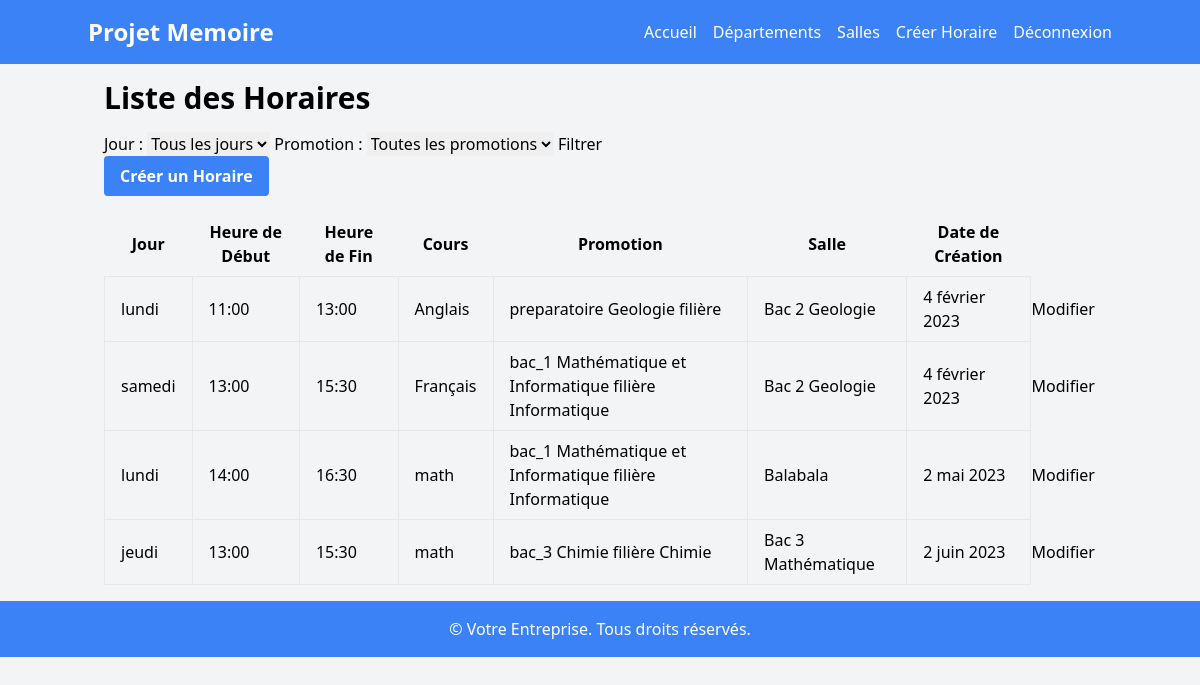
The app's page / (signed in) with its own data.
### horaire/models.py (models this page shows, shortened)
class Horaire (models.Model):
    jour = models.CharField(max_length=50,choices=type_day)
    heure_debut = models.TimeField()
    heure_fin = models.TimeField()
    cours = models.CharField(max_length=100)
    promotion = models.ForeignKey(Departement,on_delete=models.CASCADE)
    salles = models.ForeignKey(Salles,on_delete=models.CASCADE)
    date_creation = models.DateField()

class Departement(models.Model):
    departement = models.CharField(max_length=100,unique=True)
    filiere = models.CharField(max_length=100,unique=True,blank=True)
    promotion = models.CharField(max_length=50,choices=type_promotion,default='preparatoire')
    def __str__(self):
        return self.promotion +' ' + self.departement + ' filière ' + self.filiere

class Salles (models.Model):
    numero_salle = models.PositiveIntegerField(default=1)
    nom_salle = models.CharField(max_length=50,blank=True)
    promotion = models.CharField(max_length=50, unique= True)
    def __str__(self):
        return self.nom_salle

### horaire/views.py (the view)
# urls.py: path('', views.HoraireListView.as_view(), name='horaire-list'),
class HoraireListView(ListView):
    model = Horaire
    template_name = 'horaire_list.html'
    context_object_name = 'horaires'
    ordering = ['date_creation', 'jour', 'heure_debut']
    def get_queryset(self):
        jour = self.request.GET.get('jour')
        promotion = self.request.GET.get('promotion')
        queryset = Horaire.objects.all()
        if jour:
            queryset = queryset.filter(jour=jour)
        if promotion:
            queryset = queryset.filter(promotion__promotion=promotion)
        queryset = queryset.order_by('date_creation', 'jour', 'heure_debut')
        return queryset

### horaire/templates/horaire_list.html (shortened to what this page needs)
{% extends "base.html" %}
{% block content %}
  <h1 class="text-3xl font-semibold mb-4">Liste des Horaires</h1>
  <form method="GET" action="{% url 'horaire-list' %}">
    <label for="jour">Jour :</label>
    <select name="jour" id="jour">
      <option value="">Tous les jours</option>
    </select>
    <label for="promotion">Promotion :</label>
    <select name="promotion" id="promotion">
      <option value="">Toutes les promotions</option>
    </select>
    <button type="submit">Filtrer</button>
  </form>
  <a href="{% url 'horaire-create' %}" class="bg-blue-500 hover:bg-blue-600 text-white font-bold py-2 px-4 rounded mb-4 inline-block">Créer un Horaire</a>
  <table class="w-full table-auto">
    <thead>
      <tr>
        <th class="px-4 py-2">Jour</th>
        <th class="px-4 py-2">Heure de Début</th>
        <th class="px-4 py-2">Heure de Fin</th>
        <th class="px-4 py-2">Cours</th>
        <th class="px-4 py-2">Promotion</th>
        <th class="px-4 py-2">Salle</th>
        <th class="px-4 py-2">Date de Création</th>
      </tr>
    </thead>
    <tbody>
      {% for horaire in horaires %}
        <tr>
          <td class="border px-4 py-2">{{ horaire.jour }}</td>
          <td class="border px-4 py-2">{{ horaire.heure_debut }}</td>
          <td class="border px-4 py-2">{{ horaire.heure_fin }}</td>
          <td class="border px-4 py-2">{{ horaire.cours }}</td>
          <td class="border px-4 py-2">{{ horaire.promotion }}</td>
          <td class="border px-4 py-2">{{ horaire.salles }}</td>
          <td class="border px-4 py-2">{{ horaire.date_creation }}</td>
          <td>
            <a href="{% url 'modifier' horaire.pk %}">
              Modifier
            </a>
          </td>
        </tr>
      {% empty %}
        <tr>
          <td colspan="7" class="text-center py-4">Aucun horaire trouvé.</td>
        </tr>
      {% endfor %}
    </tbody>
  </table>
{% endblock %}

### records on screen
Horaire: jour "lundi", heure_debut "11:00", heure_fin "13:00", cours "Anglais", promotion "preparatoire Geologie filière", salles "Bac 2 Geologie", date_creation "4 février 2023"
Horaire: jour "samedi", heure_debut "13:00", heure_fin "15:30", cours "Français", promotion "bac_1 Mathématique et Informatique filière Informatique", salles "Bac 2 Geologie", date_creation "4 février 2023"
Horaire: jour "lundi", heure_debut "14:00", heure_fin "16:30", cours "math", promotion "bac_1 Mathématique et Informatique filière Informatique", salles "Balabala", date_creation "2 mai 2023"
Horaire: jour "jeudi", heure_debut "13:00", heure_fin "15:30", cours "math", promotion "bac_3 Chimie filière Chimie", salles "Bac 3 Mathématique", date_creation "2 juin 2023"
